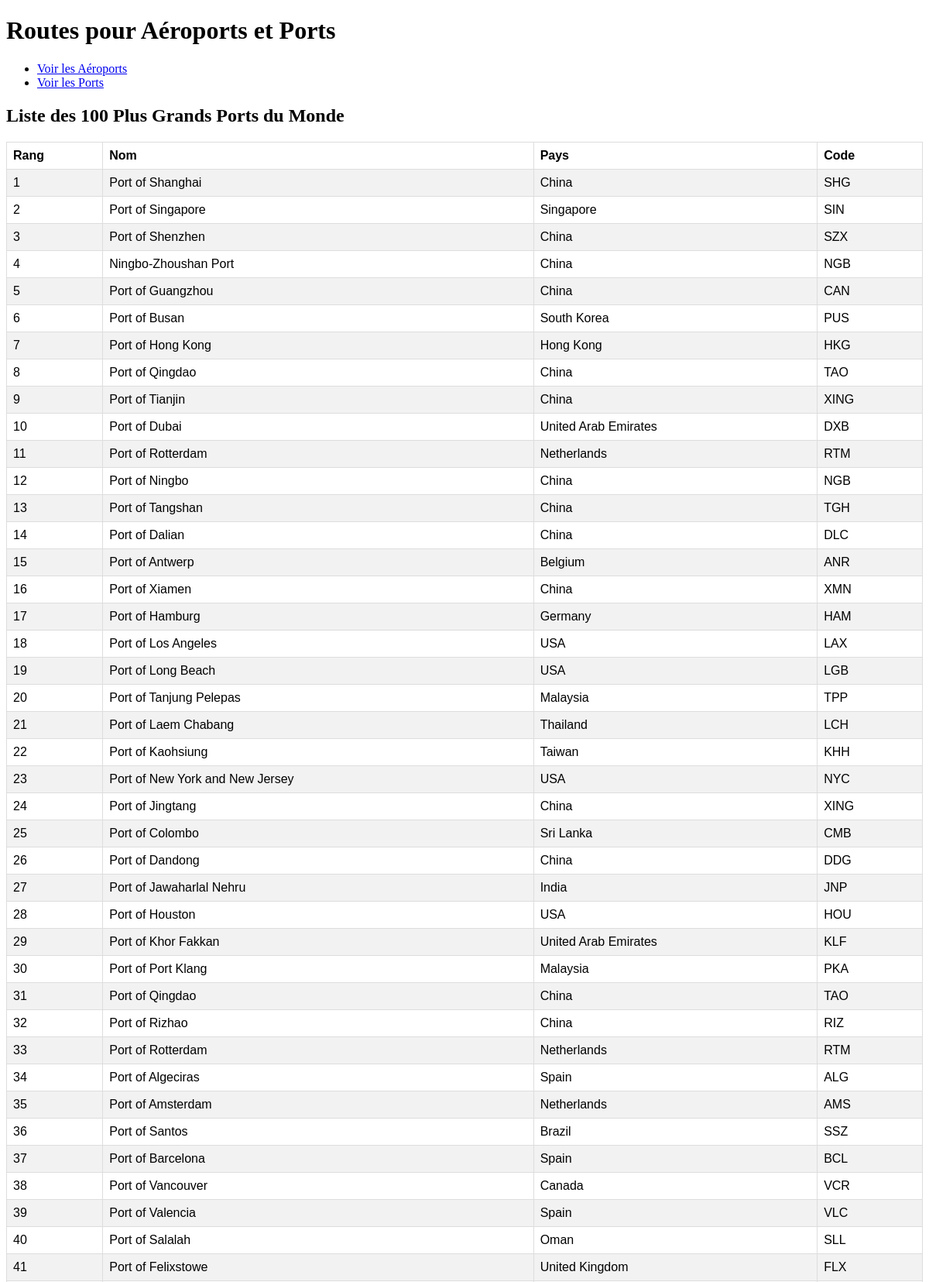
Page /app/index.php?route=ports (upper part) on the committed database.
### tables this page shows
CREATE TABLE port (
    id INT AUTO_INCREMENT PRIMARY KEY,
    rank INT,
    name VARCHAR(255),
    country VARCHAR(255),
    code VARCHAR(10)
);

### app/ports.php (the view, shortened to what this page needs)
<!DOCTYPE html>
<html>
<head>
</head>
<body>
<h2>Liste des 100 Plus Grands Ports du Monde</h2>
<table>
    <tr>
        <th>Rang</th>
        <th>Nom</th>
        <th>Pays</th>
        <th>Code</th>
    </tr>
    <?php
    $servername = "db";
    $username = "user";
    $password = "root";
    $dbname = "mariadb";
    $conn = new mysqli($servername, $username, $password, $dbname);
    $sql = "SELECT rank, name, country, code FROM port LIMIT 100";
    $result = $conn->query($sql);
    if ($result->num_rows > 0) {
        while($row = $result->fetch_assoc()) {
            echo "<tr><td>" . $row["rank"] . "</td><td>" . $row["name"] . "</td><td>" . $row["country"] . "</td><td>" . $row["code"] . "</td></tr>";
        }
    } else {
        echo "Aucun port";
    }
    ?>
</table>
</body>
</html>

### app/ports.php (style rules this page uses)
table { font-family: arial, sans-serif; border-collapse: collapse; width: 100%; }
th, td { border: 1px solid #dddddd; text-align: left; padding: 8px; }
tr:nth-child(even) { background-color: #f2f2f2; }

### rows in the picture
port: rank "1", name "Port of Shanghai", country "China", code "SHG"
port: rank "2", name "Port of Singapore", country "Singapore", code "SIN"
port: rank "3", name "Port of Shenzhen", country "China", code "SZX"
port: rank "4", name "Ningbo-Zhoushan Port", country "China", code "NGB"
port: rank "5", name "Port of Guangzhou", country "China", code "CAN"
port: rank "6", name "Port of Busan", country "South Korea", code "PUS"
port: rank "7", name "Port of Hong Kong", country "Hong Kong", code "HKG"
port: rank "8", name "Port of Qingdao", country "China", code "TAO"
port: rank "9", name "Port of Tianjin", country "China", code "XING"
port: rank "10", name "Port of Dubai", country "United Arab Emirates", code "DXB"
port: rank "11", name "Port of Rotterdam", country "Netherlands", code "RTM"
port: rank "12", name "Port of Ningbo", country "China", code "NGB"
port: rank "13", name "Port of Tangshan", country "China", code "TGH"
port: rank "14", name "Port of Dalian", country "China", code "DLC"
port: rank "15", name "Port of Antwerp", country "Belgium", code "ANR"
port: rank "16", name "Port of Xiamen", country "China", code "XMN"
port: rank "17", name "Port of Hamburg", country "Germany", code "HAM"
port: rank "18", name "Port of Los Angeles", country "USA", code "LAX"
port: rank "19", name "Port of Long Beach", country "USA", code "LGB"
port: rank "20", name "Port of Tanjung Pelepas", country "Malaysia", code "TPP"
port: rank "21", name "Port of Laem Chabang", country "Thailand", code "LCH"
port: rank "22", name "Port of Kaohsiung", country "Taiwan", code "KHH"
port: rank "23", name "Port of New York and New Jersey", country "USA", code "NYC"
port: rank "24", name "Port of Jingtang", country "China", code "XING"
port: rank "25", name "Port of Colombo", country "Sri Lanka", code "CMB"
port: rank "26", name "Port of Dandong", country "China", code "DDG"
port: rank "27", name "Port of Jawaharlal Nehru", country "India", code "JNP"
port: rank "28", name "Port of Houston", country "USA", code "HOU"
port: rank "29", name "Port of Khor Fakkan", country "United Arab Emirates", code "KLF"
port: rank "30", name "Port of Port Klang", country "Malaysia", code "PKA"
port: rank "31", name "Port of Qingdao", country "China", code "TAO"
port: rank "32", name "Port of Rizhao", country "China", code "RIZ"
port: rank "33", name "Port of Rotterdam", country "Netherlands", code "RTM"
port: rank "34", name "Port of Algeciras", country "Spain", code "ALG"
port: rank "35", name "Port of Amsterdam", country "Netherlands", code "AMS"
port: rank "36", name "Port of Santos", country "Brazil", code "SSZ"
port: rank "37", name "Port of Barcelona", country "Spain", code "BCL"
port: rank "38", name "Port of Vancouver", country "Canada", code "VCR"
port: rank "39", name "Port of Valencia", country "Spain", code "VLC"
port: rank "40", name "Port of Salalah", country "Oman", code "SLL"
port: rank "41", name "Port of Felixstowe", country "United Kingdom", code "FLX"
